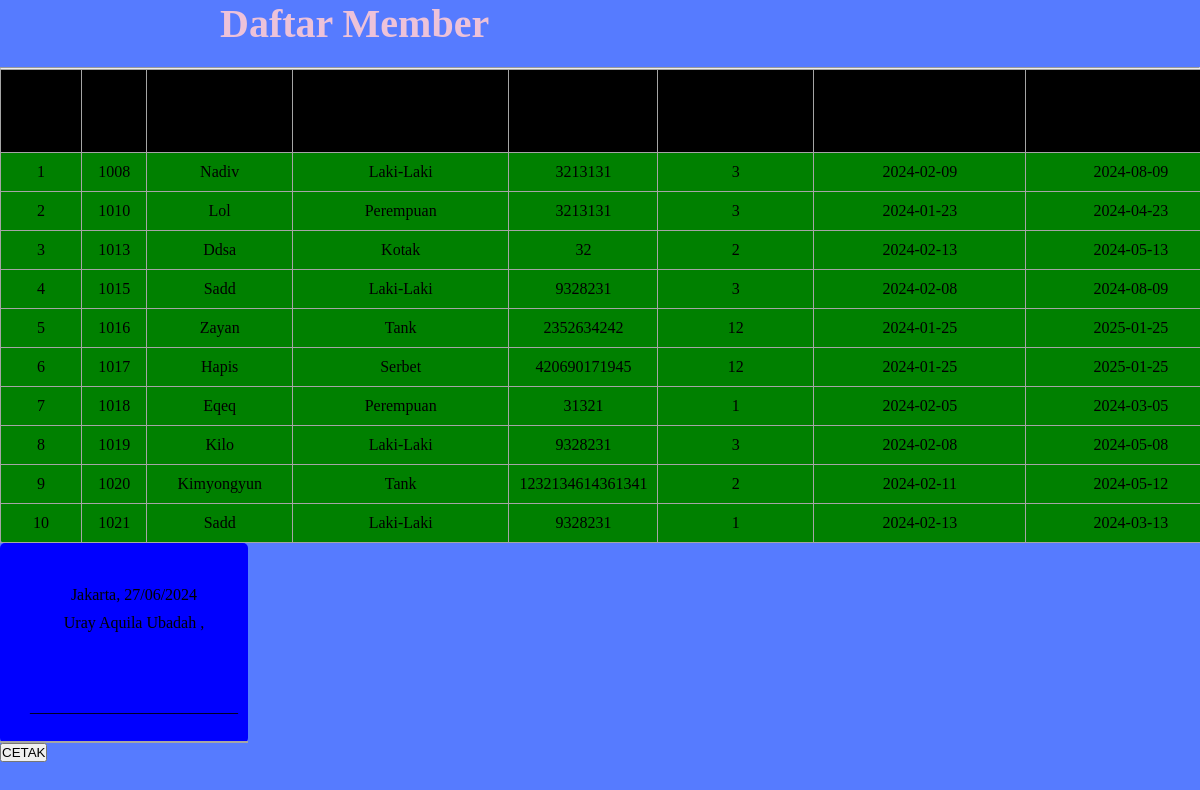
/laporan/laporan_member.php (signed in), run on the app's committed database.
### tables this page shows
CREATE TABLE `member` (
  `id_member` int(11) NOT NULL,
  `nama` varchar(100) NOT NULL,
  `gender` varchar(10) NOT NULL,
  `NIK` bigint(17) NOT NULL,
  `paket` varchar(8) NOT NULL,
  `tgl_msk` date NOT NULL,
  `tgl_klr` date NOT NULL,
  `biaya` varchar(10) NOT NULL
);

CREATE TABLE `petugas` (
  `id` int(11) NOT NULL,
  `id_kar` int(11) NOT NULL,
  `foto` varchar(255) NOT NULL,
  `nama` varchar(100) NOT NULL,
  `password` varchar(255) NOT NULL,
  `email` varchar(100) NOT NULL,
  `tgl_lahir` date NOT NULL,
  `wkt_msk` datetime NOT NULL,
  `wkt_klr` datetime NOT NULL,
  `petugas` varchar(8) NOT NULL
);

### fungsi/fungsi.php (called while the page is built, shortened)
<?php
 $my = mysqli_connect("localhost","root","Mindyourhead77","gymme");
 function query($query){
    global $my;
    $hasil = mysqli_query($my,$query);
    $row = mysqli_fetch_all($hasil,MYSQLI_ASSOC);
    return $row;
 }
?>

### laporan/laporan_member.php (the view, shortened to what this page needs)
<?php
require "../fungsi/fungsi.php";
$data = query("SELECT * FROM member ");
$ops = $_SESSION['ids'];
  $opr = mysqli_query($my,"SELECT * FROM petugas WHERE id_kar='$ops'");
  $operator = mysqli_fetch_all($opr,MYSQLI_ASSOC);
?>
<!DOCTYPE html>
<html lang="en">
  <head>
    <link rel="stylesheet" href="style.css">
  </head>
  <body>
    <h1>Daftar Member</h1>
    <hr>
      <table class="member">
        <tr>
          <th class="th"><h3>NO</h3></th>
          <th class="th"><h3>ID</h3></th>
          <th class="th"><h3>NAMA</h3></th>
          <th class="th"><h3>KELAMIN</h3></th>
          <th class="th"><h3>NIK</h3></th>
          <th class="th"><h3>PAKET</h3></th>
          <th class="th"><h3>tgl_masuk</h3></th>
          <th class="th"><h3>tgl_keluar</h3></th>
        </tr>
        <?php $i = 1; ?>
        <?php foreach($data as $d): ?>
        <tr>
          <td class="th"><?= $i  ?></td>
          <td class="th"><?= $d['id_member'] ?></td>
          <td class="th"><?= $d['nama'] ?></td>
          <td class="th"><?= $d['gender'] ?></td>
          <td class="th"><?= $d['NIK'] ?></td>
          <td class="th"><?= $d['paket'] ?></td>
          <td class="th"><?= $d['tgl_msk'] ?></td>
          <td class="th"><?= $d['tgl_klr'] ?></td>
        </tr>
        <?php $i++; ?>
        <?php endforeach; ?>
      </table>
    <table class="operator" border="0" >
    <?php foreach($operator as $p): ?>
	<tr>
		<td></td>
		<td width="200px">
			<BR/>
			<p>Jakarta, <?= date('d/m/Y') ?> <br/>
      <?= $p['nama'] ?> ,
			<br/>
			<br/>
			<br/>
		<p>__________________________</p>
		</td>
	</tr>
    <?php endforeach; ?>
</table>
    <a  href="#" onclick="window.print();"><button class="print">CETAK</button></a>
  </body>
</html>

### halaman/style/style.css (style rules this page uses)
* { margin: 0; padding: 0; box-sizing: border-box; text-transform: capitalize; }
html, body { background: var(--background); overflow: hidden; }
:root { --secondary-color: #230960; --contrast-color: #edc2d9; --background: #567bff; --navbar-width: 256px; --navbar-width-min: 80px; --navbar-dark-primary: #000000; --navbar-dark-secondary: #0307f3; --navbar-light-primary: #f5f6fa; --navbar-light-secondary: #8392a5; }
p { line-height: 28px; transform: translateY(3000px); animation: slideUp 2.1s ease-in-out forwards 0.6s; margin-bottom: auto; }
h1 { font-size: 40px; color: var(--contrast-color); margin-bottom: 20px; margin-left: 220px; transform: translateY(1100px); animation: slideUp 0.8s ease forwards 0.5s; }
h3 { font-size: 40px; margin-top: 10px; margin-bottom: 5px; transform: scale(0); animation: expand 1.4s ease forwards 0.8s; }
table { border-collapse: collapse; text-align: center; }
td { border-bottom: 2px solid rgb(165, 165, 165); padding: 20px 10px 20px 10px; }
th { border-bottom: 2px solid rgb(165, 165, 165); background-color: black; padding: 10px; }
.operator { background-color: blue; width: 150px; height: 35px; border-radius: 5px; padding: 10px; }
.member { background-color: green; width: 150px; height: 35px; border-radius: 5px; padding: 10px; }

### laporan/laporan_member.php (style rules this page uses)
* { margin: 0; padding: 0; }
.operator { border: none; }
table { width: 100%; }
.member, .th { border: 1px solid rgb(165, 165, 165); border-collapse: collapse; padding: 10px; }

### data on the page
member: id_member "1008", nama "Nadiv", gender "Laki-Laki", NIK "3213131", paket "3", tgl_msk "2024-02-09", tgl_klr "2024-08-09"
member: id_member "1010", nama "Lol", gender "Perempuan", NIK "3213131", paket "3", tgl_msk "2024-01-23", tgl_klr "2024-04-23"
member: id_member "1013", nama "Ddsa", gender "Kotak", NIK "32", paket "2", tgl_msk "2024-02-13", tgl_klr "2024-05-13"
member: id_member "1015", nama "Sadd", gender "Laki-Laki", NIK "9328231", paket "3", tgl_msk "2024-02-08", tgl_klr "2024-08-09"
member: id_member "1016", nama "Zayan", gender "Tank", NIK "2352634242", paket "12", tgl_msk "2024-01-25", tgl_klr "2025-01-25"
member: id_member "1017", nama "Hapis", gender "Serbet", NIK "420690171945", paket "12", tgl_msk "2024-01-25", tgl_klr "2025-01-25"
member: id_member "1018", nama "Eqeq", gender "Perempuan", NIK "31321", paket "1", tgl_msk "2024-02-05", tgl_klr "2024-03-05"
member: id_member "1019", nama "Kilo", gender "Laki-Laki", NIK "9328231", paket "3", tgl_msk "2024-02-08", tgl_klr "2024-05-08"
member: id_member "1020", nama "Kimyongyun", gender "Tank", NIK "1232134614361341", paket "2", tgl_msk "2024-02-11", tgl_klr "2024-05-12"
member: id_member "1021", nama "Sadd", gender "Laki-Laki", NIK "9328231", paket "1", tgl_msk "2024-02-13", tgl_klr "2024-03-13"
petugas: nama "Uray Aquila Ubadah"
